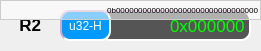
     <widget class="QWidget" name="widget_2" native="true">
      <property name="geometry">
       <rect>
        <x>0</x>
        <y>130</y>
        <width>261</width>
        <height>51</height>
       </rect>
      </property>
      <widget class="QLineEdit" name="DataEdit_r2">
       <property name="geometry">
        <rect>
         <x>100</x>
         <y>10</y>
         <width>151</width>
         <height>31</height>
        </rect>
       </property>
       <property name="font">
        <font>
         <pointsize>13</pointsize>
         <weight>50</weight>
         <bold>false</bold>
        </font>
       </property>
       <property name="styleSheet">
        <string notr="true">QLineEdit{
	background-color:#555555;
	border:2px inset #ccaacc;
	border-radius:10px;
	color:rgb(0,255,0);
}</string>
       </property>
       <property name="text">
        <string>0x000000</string>
       </property>
       <property name="alignment">
        <set>Qt::AlignRight|Qt::AlignTrailing|Qt::AlignVCenter</set>
       </property>
       <property name="readOnly">
        <bool>true</bool>
       </property>
      </widget>
      <widget class="QLabel" name="label_2">
       <property name="geometry">
        <rect>
         <x>10</x>
         <y>14</y>
         <width>51</width>
         <height>21</height>
        </rect>
       </property>
       <property name="font">
        <font>
         <pointsize>13</pointsize>
         <weight>75</weight>
         <bold>true</bold>
        </font>
       </property>
       <property name="layoutDirection">
        <enum>Qt::LeftToRight</enum>
       </property>
       <property name="text">
        <string>  R2</string>
       </property>
      </widget>
      <widget class="QPushButton" name="NumSysSetButton_r2">
       <property name="geometry">
        <rect>
         <x>60</x>
         <y>10</y>
         <width>51</width>
         <height>31</height>
        </rect>
       </property>
       <property name="styleSheet">
        <string notr="true">QPushButton{
	background-color:#0099ff;
	border:2px inset #ccaacc;
	border-radius:10px;
	color:rgb(255,255,255);
}

QPushButton::hover{
	background-color:#0033ff;
	border:2px inset #0077ff;
	border-radius:1px;
	color:rgb(200,200,200);
}
QPushButton::pressed{
	border:2px inset #ffffff;
	border-radius:1px;
}</string>
       </property>
       <property name="text">
        <string>u32-H</string>
       </property>
      </widget>
      <widget class="QLabel" name="RegPrompt_r2">
       <property name="geometry">
        <rect>
         <x>0</x>
         <y>0</y>
         <width>261</width>
         <height>20</height>
        </rect>
       </property>
       <property name="font">
        <font>
         <pointsize>6</pointsize>
        </font>
       </property>
       <property name="styleSheet">
        <string notr="true">QWidget{
	background-color:#88ffffff;
    border:1px solid #cccccc;
	border-radius:20px;
}</string>
       </property>
       <property name="text">
        <string>0b00000000000000000000000000000000</string>
       </property>
       <property name="alignment">
        <set>Qt::AlignRight|Qt::AlignTrailing|Qt::AlignVCenter</set>
       </property>
      </widget>
     </widget>
